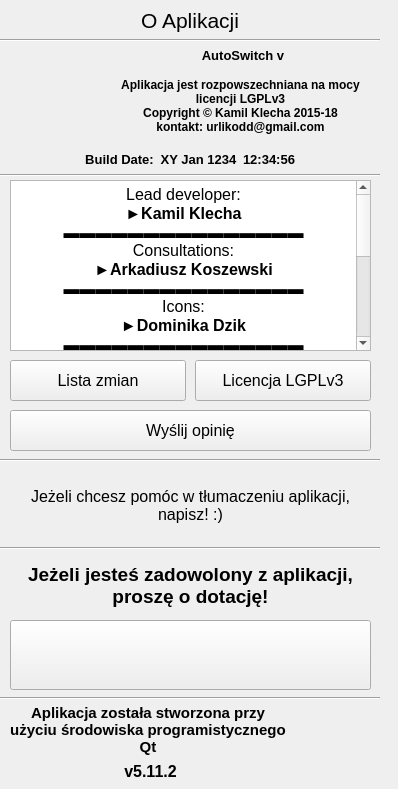
          <widget class="QWidget" name="scrollAreaWidgetContents">
           <property name="geometry">
            <rect>
             <x>0</x>
             <y>0</y>
             <width>398</width>
             <height>789</height>
            </rect>
           </property>
           <widget class="QLabel" name="label_12">
            <property name="geometry">
             <rect>
              <x>0</x>
              <y>0</y>
              <width>380</width>
              <height>41</height>
             </rect>
            </property>
            <property name="font">
             <font>
              <pointsize>16</pointsize>
             </font>
            </property>
            <property name="text">
             <string>O Aplikacji</string>
            </property>
            <property name="alignment">
             <set>Qt::AlignCenter</set>
            </property>
           </widget>
           <widget class="Line" name="line_16">
            <property name="geometry">
             <rect>
              <x>0</x>
              <y>30</y>
              <width>380</width>
              <height>20</height>
             </rect>
            </property>
            <property name="orientation">
             <enum>Qt::Horizontal</enum>
            </property>
           </widget>
           <widget class="QLabel" name="label_10">
            <property name="geometry">
             <rect>
              <x>5</x>
              <y>45</y>
              <width>100</width>
              <height>100</height>
             </rect>
            </property>
            <property name="text">
             <string/>
            </property>
            <property name="pixmap">
             <pixmap resource="../../resources.qrc">:/pictures/Resources/Pictures/wylacznik2.png</pixmap>
            </property>
            <property name="scaledContents">
             <bool>true</bool>
            </property>
           </widget>
           <widget class="QLabel" name="About_Version">
            <property name="geometry">
             <rect>
              <x>115</x>
              <y>45</y>
              <width>256</width>
              <height>21</height>
             </rect>
            </property>
            <property name="font">
             <font>
              <pointsize>10</pointsize>
              <weight>75</weight>
              <bold>true</bold>
             </font>
            </property>
            <property name="text">
             <string notr="true">AutoSwitch v</string>
            </property>
            <property name="alignment">
             <set>Qt::AlignCenter</set>
            </property>
           </widget>
           <widget class="Line" name="line_17">
            <property name="geometry">
             <rect>
              <x>0</x>
              <y>165</y>
              <width>380</width>
              <height>20</height>
             </rect>
            </property>
            <property name="orientation">
             <enum>Qt::Horizontal</enum>
            </property>
           </widget>
           <widget class="QWidget" name="horizontalLayoutWidget_3">
            <property name="geometry">
             <rect>
              <x>4</x>
              <y>148</y>
              <width>371</width>
              <height>22</height>
             </rect>
            </property>
            <layout class="QHBoxLayout" name="horizontalLayout_3">
             <item>
              <spacer name="horizontalSpacer_5">
               <property name="orientation">
                <enum>Qt::Horizontal</enum>
               </property>
               <property name="sizeHint" stdset="0">
                <size>
                 <width>40</width>
                 <height>20</height>
                </size>
               </property>
              </spacer>
             </item>
             <item>
              <widget class="QLabel" name="label_3">
               <property name="font">
                <font>
                 <pointsize>10</pointsize>
                 <weight>75</weight>
                 <bold>true</bold>
                </font>
               </property>
               <property name="text">
                <string notr="true">Build Date:</string>
               </property>
               <property name="alignment">
                <set>Qt::AlignCenter</set>
               </property>
              </widget>
             </item>
             <item>
              <widget class="QLabel" name="Info_BuildDate_Date">
               <property name="font">
                <font>
                 <pointsize>10</pointsize>
                 <weight>75</weight>
                 <bold>true</bold>
                </font>
               </property>
               <property name="text">
                <string notr="true">XY Jan 1234</string>
               </property>
               <property name="alignment">
                <set>Qt::AlignCenter</set>
               </property>
              </widget>
             </item>
             <item>
              <widget class="QLabel" name="Info_BuildDate_Time">
               <property name="font">
                <font>
                 <pointsize>10</pointsize>
                 <weight>75</weight>
                 <bold>true</bold>
                </font>
               </property>
               <property name="text">
                <string notr="true">12:34:56</string>
               </property>
               <property name="alignment">
                <set>Qt::AlignCenter</set>
               </property>
              </widget>
             </item>
             <item>
              <spacer name="horizontalSpacer_6">
               <property name="orientation">
                <enum>Qt::Horizontal</enum>
               </property>
               <property name="sizeHint" stdset="0">
                <size>
                 <width>40</width>
                 <height>20</height>
                </size>
               </property>
              </spacer>
             </item>
            </layout>
           </widget>
           <widget class="QTextBrowser" name="textBrowser_2">
            <property name="geometry">
             <rect>
              <x>10</x>
              <y>180</y>
              <width>361</width>
              <height>171</height>
             </rect>
            </property>
            <property name="frameShape">
             <enum>QFrame::StyledPanel</enum>
            </property>
            <property name="frameShadow">
             <enum>QFrame::Raised</enum>
            </property>
            <property name="html">
             <string notr="true">&lt;!DOCTYPE HTML PUBLIC &quot;-//W3C//DTD HTML 4.0//EN&quot; &quot;http://www.w3.org/TR/REC-html40/strict.dtd&quot;&gt;
&lt;html&gt;&lt;head&gt;&lt;meta name=&quot;qrichtext&quot; content=&quot;1&quot; /&gt;&lt;style type=&quot;text/css&quot;&gt;
p, li { white-space: pre-wrap; }
&lt;/style&gt;&lt;/head&gt;&lt;body style=&quot; font-family:'Century Gothic'; font-size:8.25pt; font-weight:400; font-style:normal;&quot;&gt;
&lt;p align=&quot;center&quot; style=&quot; margin-top:0px; margin-bottom:0px; margin-left:0px; margin-right:0px; -qt-block-indent:0; text-indent:0px;&quot;&gt;&lt;span style=&quot; font-family:'MS Shell Dlg 2'; font-size:12pt;&quot;&gt;Lead developer:&lt;/span&gt;&lt;/p&gt;
&lt;p align=&quot;center&quot; style=&quot; margin-top:0px; margin-bottom:0px; margin-left:0px; margin-right:0px; -qt-block-indent:0; text-indent:0px;&quot;&gt;&lt;span style=&quot; font-family:'MS Shell Dlg 2'; font-size:12pt; font-weight:600;&quot;&gt;►Kamil Klecha&lt;/span&gt;&lt;/p&gt;
&lt;p align=&quot;center&quot; style=&quot; margin-top:0px; margin-bottom:0px; margin-left:0px; margin-right:0px; -qt-block-indent:0; text-indent:0px;&quot;&gt;&lt;span style=&quot; font-family:'MS Shell Dlg 2'; font-size:12pt;&quot;&gt;▬▬▬▬▬▬▬▬▬▬▬▬▬▬▬&lt;/span&gt;&lt;span style=&quot; font-family:'MS Shell Dlg 2'; font-size:12pt; font-weight:600;&quot;&gt;&lt;br /&gt;&lt;/span&gt;&lt;span style=&quot; font-family:'MS Shell Dlg 2'; font-size:12pt;&quot;&gt;Consultations:&lt;/span&gt;&lt;/p&gt;
&lt;p align=&quot;center&quot; style=&quot; margin-top:0px; margin-bottom:0px; margin-left:0px; margin-right:0px; -qt-block-indent:0; text-indent:0px;&quot;&gt;&lt;span style=&quot; font-family:'MS Shell Dlg 2'; font-size:12pt; font-weight:600;&quot;&gt;►Arkadiusz Koszewski&lt;/span&gt;&lt;/p&gt;
&lt;p align=&quot;center&quot; style=&quot; margin-top:0px; margin-bottom:0px; margin-left:0px; margin-right:0px; -qt-block-indent:0; text-indent:0px;&quot;&gt;&lt;span style=&quot; font-family:'MS Shell Dlg 2'; font-size:12pt;&quot;&gt;▬▬▬▬▬▬▬▬▬▬▬▬▬▬▬&lt;/span&gt;&lt;span style=&quot; font-family:'MS Shell Dlg 2'; font-size:12pt; font-weight:600;&quot;&gt;&lt;br /&gt;&lt;/span&gt;&lt;span style=&quot; font-family:'MS Shell Dlg 2'; font-size:12pt;&quot;&gt;Icons:&lt;/span&gt;&lt;/p&gt;
&lt;p align=&quot;center&quot; style=&quot; margin-top:0px; margin-bottom:0px; margin-left:0px; margin-right:0px; -qt-block-indent:0; text-indent:0px;&quot;&gt;&lt;span style=&quot; font-family:'MS Shell Dlg 2'; font-size:12pt; font-weight:600;&quot;&gt;►Dominika Dzik&lt;/span&gt;&lt;/p&gt;
&lt;p align=&quot;center&quot; style=&quot; margin-top:0px; margin-bottom:0px; margin-left:0px; margin-right:0px; -qt-block-indent:0; text-indent:0px;&quot;&gt;&lt;span style=&quot; font-family:'MS Shell Dlg 2'; font-size:12pt;&quot;&gt;▬▬▬▬▬▬▬▬▬▬▬▬▬▬▬&lt;/span&gt;&lt;/p&gt;
&lt;p align=&quot;center&quot; style=&quot; margin-top:0px; margin-bottom:0px; margin-left:0px; margin-right:0px; -qt-block-indent:0; text-indent:0px;&quot;&gt;&lt;span style=&quot; font-family:'MS Shell Dlg 2'; font-size:12pt;&quot;&gt;Tests:&lt;/span&gt;&lt;/p&gt;
&lt;p align=&quot;center&quot; style=&quot; margin-top:0px; margin-bottom:0px; margin-left:0px; margin-right:0px; -qt-block-indent:0; text-indent:0px;&quot;&gt;&lt;span style=&quot; font-family:'MS Shell Dlg 2'; font-size:12pt; font-weight:600;&quot;&gt;►Tomasz Czepy&lt;/span&gt;&lt;/p&gt;
&lt;p align=&quot;center&quot; style=&quot; margin-top:0px; margin-bottom:0px; margin-left:0px; margin-right:0px; -qt-block-indent:0; text-indent:0px;&quot;&gt;&lt;span style=&quot; font-family:'MS Shell Dlg 2'; font-size:12pt; font-weight:600;&quot;&gt;►Akradiusz Koszewski&lt;/span&gt;&lt;/p&gt;
&lt;p align=&quot;center&quot; style=&quot; margin-top:0px; margin-bottom:0px; margin-left:0px; margin-right:0px; -qt-block-indent:0; text-indent:0px;&quot;&gt;&lt;span style=&quot; font-family:'MS Shell Dlg 2'; font-size:12pt; font-weight:600;&quot;&gt;►Michał Mazur&lt;/span&gt;&lt;/p&gt;
&lt;p align=&quot;center&quot; style=&quot; margin-top:0px; margin-bottom:0px; margin-left:0px; margin-right:0px; -qt-block-indent:0; text-indent:0px;&quot;&gt;&lt;span style=&quot; font-family:'MS Shell Dlg 2'; font-size:12pt;&quot;&gt;▬▬▬▬▬▬▬▬▬▬▬▬▬▬▬&lt;/span&gt;&lt;/p&gt;
&lt;p align=&quot;center&quot; style=&quot; margin-top:0px; margin-bottom:0px; margin-left:0px; margin-right:0px; -qt-block-indent:0; text-indent:0px;&quot;&gt;&lt;span style=&quot; font-family:'MS Shell Dlg 2'; font-size:12pt;&quot;&gt;Translations:&lt;/span&gt;&lt;/p&gt;
&lt;p align=&quot;center&quot; style=&quot; margin-top:0px; margin-bottom:0px; margin-left:0px; margin-right:0px; -qt-block-indent:0; text-indent:0px;&quot;&gt;&lt;span style=&quot; font-family:'MS Shell Dlg 2'; font-size:12pt;&quot;&gt;→Polish: &lt;/span&gt;&lt;span style=&quot; font-family:'MS Shell Dlg 2'; font-size:12pt; font-weight:600;&quot;&gt;Kamil Klecha&lt;/span&gt;&lt;/p&gt;
&lt;p align=&quot;center&quot; style=&quot; margin-top:0px; margin-bottom:0px; margin-left:0px; margin-right:0px; -qt-block-indent:0; text-indent:0px;&quot;&gt;&lt;span style=&quot; font-family:'MS Shell Dlg 2'; font-size:12pt;&quot;&gt;→English: &lt;/span&gt;&lt;span style=&quot; font-family:'MS Shell Dlg 2'; font-size:12pt; font-weight:600;&quot;&gt;Kamil Klecha&lt;/span&gt;&lt;/p&gt;
&lt;p align=&quot;center&quot; style=&quot; margin-top:0px; margin-bottom:0px; margin-left:0px; margin-right:0px; -qt-block-indent:0; text-indent:0px;&quot;&gt;&lt;span style=&quot; font-family:'MS Shell Dlg 2'; font-size:12pt;&quot;&gt;▬▬▬▬▬▬▬▬▬▬▬▬▬▬▬&lt;/span&gt;&lt;/p&gt;
&lt;p align=&quot;center&quot; style=&quot; margin-top:0px; margin-bottom:0px; margin-left:0px; margin-right:0px; -qt-block-indent:0; text-indent:0px;&quot;&gt;&lt;span style=&quot; font-family:'MS Shell Dlg 2'; font-size:12pt;&quot;&gt;Special thanks:&lt;br /&gt;► stackoverflow.com community&lt;/span&gt;&lt;/p&gt;&lt;/body&gt;&lt;/html&gt;</string>
            </property>
           </widget>
           <widget class="MyButton" name="About_Changelog">
            <property name="enabled">
             <bool>true</bool>
            </property>
            <property name="geometry">
             <rect>
              <x>10</x>
              <y>360</y>
              <width>176</width>
              <height>41</height>
             </rect>
            </property>
            <property name="minimumSize">
             <size>
              <width>0</width>
              <height>41</height>
             </size>
            </property>
            <property name="font">
             <font>
              <pointsize>12</pointsize>
             </font>
            </property>
            <property name="text">
             <string>Lista zmian</string>
            </property>
            <property name="iconSize">
             <size>
              <width>25</width>
              <height>25</height>
             </size>
            </property>
           </widget>
           <widget class="QPushButton" name="About_License">
            <property name="geometry">
             <rect>
              <x>195</x>
              <y>360</y>
              <width>176</width>
              <height>41</height>
             </rect>
            </property>
            <property name="font">
             <font>
              <pointsize>12</pointsize>
             </font>
            </property>
            <property name="text">
             <string>Licencja LGPLv3</string>
            </property>
           </widget>
           <widget class="MyButton" name="About_Opinion">
            <property name="geometry">
             <rect>
              <x>10</x>
              <y>410</y>
              <width>361</width>
              <height>41</height>
             </rect>
            </property>
            <property name="minimumSize">
             <size>
              <width>0</width>
              <height>41</height>
             </size>
            </property>
            <property name="font">
             <font>
              <pointsize>12</pointsize>
             </font>
            </property>
            <property name="text">
             <string>Wyślij opinię</string>
            </property>
            <property name="iconSize">
             <size>
              <width>32</width>
              <height>32</height>
             </size>
            </property>
           </widget>
           <widget class="Line" name="line_6">
            <property name="geometry">
             <rect>
              <x>0</x>
              <y>450</y>
              <width>380</width>
              <height>20</height>
             </rect>
            </property>
            <property name="orientation">
             <enum>Qt::Horizontal</enum>
            </property>
           </widget>
           <widget class="QLabel" name="label_11">
            <property name="geometry">
             <rect>
              <x>10</x>
              <y>470</y>
              <width>361</width>
              <height>71</height>
             </rect>
            </property>
            <property name="text">
             <string>&lt;html&gt;&lt;head/&gt;&lt;body&gt;&lt;p align=&quot;center&quot;&gt;&lt;span style=&quot; font-size:12pt;&quot;&gt;Jeżeli chcesz pomóc w tłumaczeniu aplikacji, napisz! :)&lt;/span&gt;&lt;/p&gt;&lt;/body&gt;&lt;/html&gt;</string>
            </property>
            <property name="wordWrap">
             <bool>true</bool>
            </property>
           </widget>
           <widget class="Line" name="line_8">
            <property name="geometry">
             <rect>
              <x>0</x>
              <y>540</y>
              <width>380</width>
              <height>16</height>
             </rect>
            </property>
            <property name="orientation">
             <enum>Qt::Horizontal</enum>
            </property>
           </widget>
           <widget class="QLabel" name="label_14">
            <property name="geometry">
             <rect>
              <x>10</x>
              <y>555</y>
              <width>361</width>
              <height>61</height>
             </rect>
            </property>
            <property name="font">
             <font>
              <pointsize>14</pointsize>
              <weight>75</weight>
              <bold>true</bold>
             </font>
            </property>
            <property name="text">
             <string>Jeżeli jesteś zadowolony z aplikacji, proszę o dotację!</string>
            </property>
            <property name="alignment">
             <set>Qt::AlignCenter</set>
            </property>
            <property name="wordWrap">
             <bool>true</bool>
            </property>
           </widget>
           <widget class="QPushButton" name="About_Donate">
            <property name="enabled">
             <bool>true</bool>
            </property>
            <property name="geometry">
             <rect>
              <x>10</x>
              <y>620</y>
              <width>361</width>
              <height>70</height>
             </rect>
            </property>
            <property name="cursor">
             <cursorShape>OpenHandCursor</cursorShape>
            </property>
            <property name="text">
             <string/>
            </property>
            <property name="icon">
             <iconset resource="../../resources.qrc">
              <normaloff>:/pictures/Resources/Pictures/paypal.png</normaloff>:/pictures/Resources/Pictures/paypal.png</iconset>
            </property>
            <property name="iconSize">
             <size>
              <width>223</width>
              <height>54</height>
             </size>
            </property>
           </widget>
           <widget class="Line" name="line_7">
            <property name="geometry">
             <rect>
              <x>0</x>
              <y>690</y>
              <width>380</width>
              <height>16</height>
             </rect>
            </property>
            <property name="orientation">
             <enum>Qt::Horizontal</enum>
            </property>
           </widget>
           <widget class="QLabel" name="label_18">
            <property name="geometry">
             <rect>
              <x>295</x>
              <y>705</y>
              <width>81</width>
              <height>81</height>
             </rect>
            </property>
            <property name="text">
             <string notr="true"/>
            </property>
            <property name="pixmap">
             <pixmap resource="../../resources.qrc">:/pictures/Resources/Pictures/QT.png</pixmap>
            </property>
            <property name="scaledContents">
             <bool>true</bool>
            </property>
           </widget>
           <widget class="QLabel" name="label_17">
            <property name="geometry">
             <rect>
              <x>10</x>
              <y>700</y>
              <width>276</width>
              <height>61</height>
             </rect>
            </property>
            <property name="font">
             <font>
              <pointsize>12</pointsize>
              <weight>75</weight>
              <bold>true</bold>
             </font>
            </property>
            <property name="text">
             <string>&lt;html&gt;&lt;head/&gt;&lt;body&gt;&lt;p align=&quot;center&quot;&gt;&lt;span style=&quot; font-size:11pt;&quot;&gt;Aplikacja została stworzona przy użyciu środowiska programistycznego Qt&lt;/span&gt;&lt;/p&gt;&lt;/body&gt;&lt;/html&gt;</string>
            </property>
            <property name="textFormat">
             <enum>Qt::RichText</enum>
            </property>
            <property name="alignment">
             <set>Qt::AlignCenter</set>
            </property>
            <property name="wordWrap">
             <bool>true</bool>
            </property>
           </widget>
           <widget class="QLabel" name="label_15">
            <property name="geometry">
             <rect>
              <x>10</x>
              <y>760</y>
              <width>281</width>
              <height>22</height>
             </rect>
            </property>
            <property name="font">
             <font>
              <pointsize>12</pointsize>
              <weight>75</weight>
              <bold>true</bold>
             </font>
            </property>
            <property name="text">
             <string notr="true">v5.11.2</string>
            </property>
            <property name="alignment">
             <set>Qt::AlignCenter</set>
            </property>
           </widget>
           <widget class="QLabel" name="label_20">
            <property name="geometry">
             <rect>
              <x>120</x>
              <y>70</y>
              <width>241</width>
              <height>71</height>
             </rect>
            </property>
            <property name="font">
             <font>
              <pointsize>9</pointsize>
              <weight>75</weight>
              <bold>true</bold>
             </font>
            </property>
            <property name="text">
             <string>Aplikacja jest rozpowszechniana na mocy licencji LGPLv3
Copyright © Kamil Klecha 2015-18
kontakt: urlikodd@gmail.com</string>
            </property>
            <property name="alignment">
             <set>Qt::AlignCenter</set>
            </property>
            <property name="wordWrap">
             <bool>true</bool>
            </property>
           </widget>
          </widget>
